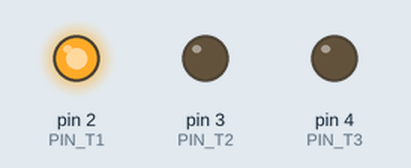
This sketch was run on a simulated Arduino Uno, built with avr-gcc and run on an emulated ATmega328P. On the bench: output pins drawn as LEDs (lit = HIGH).

Above: at 0.02 s.
At 0.7 s:
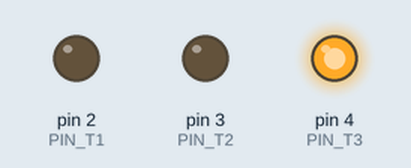
At 0.9 s:
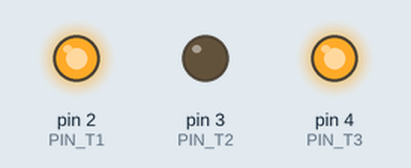
At 1.9 s:
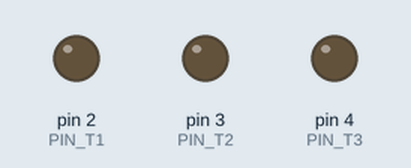
At 3.3 s:
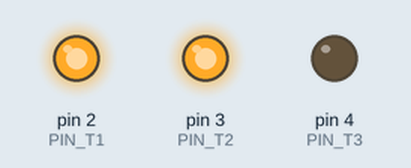
At 4.3 s:
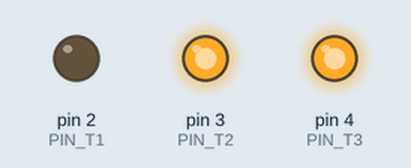
Timing chart, 0 to 4.6 s (numbered marks = the images above):
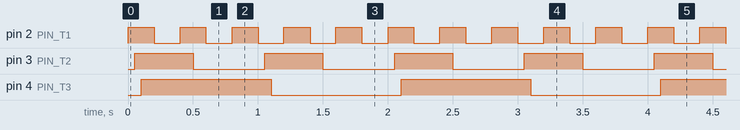

The sketch:

milliscarg.ino
```cpp
// Definición de Pines
const int PIN_T1 = 2;
const int PIN_T2 = 3;
const int PIN_T3 = 4;
// Variables de Tiempo (Para simular el Reloj del Sistema)
unsigned long tiempoActual = 0;
// Definición de Tareas (Estructura de datos simple)
struct Tarea {
 int pin;
 unsigned long periodo; // Deadline / Periodo
 unsigned long proximaEjec; // Cuándo debe ejecutarse la próxima vez
 int estado; // 0 apagado, 1 encendido
};
// Crear las 3 tareas
Tarea tarea1 = {PIN_T1, 200, 0, 0};
Tarea tarea2 = {PIN_T2, 500, 0, 0};
Tarea tarea3 = {PIN_T3, 1000, 0, 0};

void ejecutarTarea(Tarea &t);

void setup() {
 Serial.begin(9600); // Para debugging
 pinMode(PIN_T1, OUTPUT);
 pinMode(PIN_T2, OUTPUT);
 pinMode(PIN_T3, OUTPUT);
}
void loop() {
 tiempoActual = millis(); // Leemos el reloj del sistema
 // --- PLANIFICADOR SIMPLE ---

 // Verificar Tarea 1
 if (tiempoActual >= tarea1.proximaEjec) {
 	ejecutarTarea(tarea1);
 	tarea1.proximaEjec += tarea1.periodo;
 }
 // Verificar Tarea 2
 if (tiempoActual >= tarea2.proximaEjec) {
 	ejecutarTarea(tarea2);
 	tarea2.proximaEjec += tarea2.periodo;
 }
 // Verificar Tarea 3
 if (tiempoActual >= tarea3.proximaEjec) {
 	ejecutarTarea(tarea3);
 	tarea3.proximaEjec += tarea3.periodo;
 }

 // Aquí podríamos poner una tarea "Idle" si el CPU está libre
}
// Función que simula el trabajo de la tarea (Cambiar estado LED)
void ejecutarTarea(Tarea &t) {
 t.estado = !t.estado; // Toggle (cambiar)
 digitalWrite(t.pin, t.estado);
 delay(50);
 // Nota: En un RTOS real, aquí iría el código complejo de la tarea
}
```

Measured:
- by itself, pin 2 (PIN_T1): alternates HIGH for 0.20 s and LOW for 0.20 s
- by itself, pin 3 (PIN_T2): alternates HIGH for 0.45 s and LOW for 0.55 s
- by itself, pin 4 (PIN_T3): alternates HIGH for 1.0 s and LOW for 1.0 s
